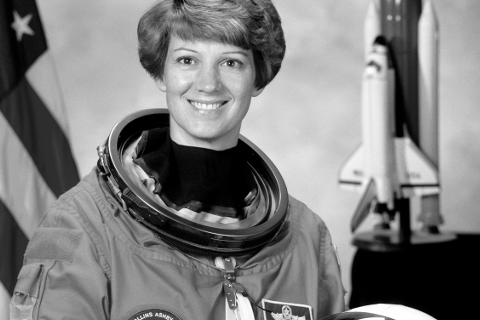
#> input picture image-processing/0006-slide-the-window/portrait.png, 480 x 320 px
$ jupyter execute slide_the_window.ipynb
#> lines starting #> are read from the running program, lines starting #| are printed output that depends on the picture; long printed decimals are rounded
[cell 1]
import cv2 as cv
import numpy as np
from numpy.lib.stride_tricks import sliding_window_view
import numpy.typing as npt
import matplotlib.pyplot as plt
from timeit import repeat

[cell 2]
## Assert the shape of grey
grey = cv.imread("portrait.png", cv.IMREAD_GRAYSCALE)
#> grey is the input picture: shape (320, 480); min 0, max 255, mean 126.5
grey_height, grey_width = grey.shape
#> grey_height = 320; grey_width = 480

assert (grey_height, grey_width) == (320, 480)

[cell 3]
def correlate(img, kernel, mode=cv.BORDER_REFLECT_101):
#> called with kernel = array of shape (5, 5), mode = 4
    border_modes = {
            cv.BORDER_CONSTANT: "constant",
            cv.BORDER_REPLICATE: "edge",
            cv.BORDER_REFLECT: "symmetric",
            cv.BORDER_REFLECT_101: "reflect",
    }
    border_mode = border_modes.get(mode)
    pad = kernel.shape[0] // 2
    padded = np.pad(img.astype(np.float32), pad, mode=border_mode)
    windows = sliding_window_view(padded, kernel.shape)  # (h, w, kh, kw)
    return np.einsum("ijkl,kl->ij", windows, kernel.astype(np.float32))


box_kernel = np.ones((5, 5), dtype=np.float32) / 25.0
async_kernel = np.array([[0, 0, 0], [0, 0, 1], [0, 0, 0]], dtype=np.float32) / 9.0
async_kernel_flipped = async_kernel.copy()[::-1, ::-1]

correlate_box = correlate(grey, box_kernel)
cv_filter_box = cv.filter2D(grey, cv.CV_32F, box_kernel)
assert np.allclose(correlate_box, cv_filter_box, atol=1e-3, rtol=0)

correlate_async = correlate(grey, async_kernel)
#> call 2 of correlate, with kernel = array of shape (3, 3), mode = 4
#> in correlate (call 2), `return np.einsum("ijkl,kl->ij", windows, kernel.astype(np.float32))`:
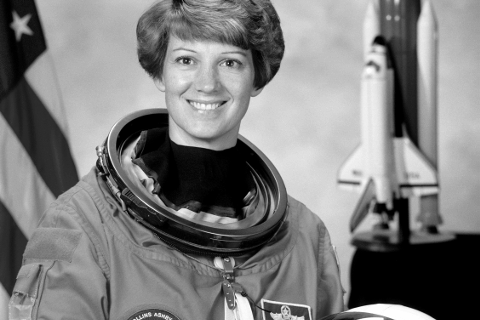
#> returned value: shape (320, 480) float32; min 0, max 28.33, mean 14.1; drawn with min black and max white
cv_filter_async = cv.filter2D(grey, cv.CV_32F, async_kernel)
assert np.allclose(correlate_async, cv_filter_async, atol=1e-3, rtol=0)

correlate_async_flipped = correlate(grey, async_kernel_flipped)
#> call 3 of correlate, with kernel = array of shape (3, 3), mode = 4
#> in correlate (call 3), `return np.einsum("ijkl,kl->ij", windows, kernel.astype(np.float32))`:
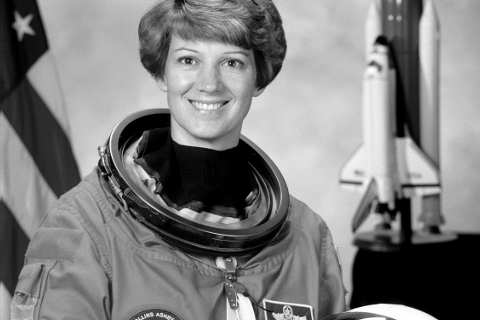
#> returned value: shape (320, 480) float32; min 0, max 28.33, mean 14.1; drawn with min black and max white
assert not np.allclose(correlate_async_flipped, cv_filter_async, atol=1e-3, rtol=0)

max_kernel_diff = np.abs(cv_filter_async - correlate_async_flipped).max()
#> max_kernel_diff = 24.33
print(f"Maximum difference: {max_kernel_diff}")
#| Maximum difference: 24.333

A flipped box kernel (180 degree flip) won't change the box kernel because it will still have the same values in the same positions as the previous, since they all have the same values

[cell 4]
zero_result = correlate(grey, box_kernel, mode=cv.BORDER_CONSTANT)
#> call 4 of correlate, with kernel = array of shape (5, 5), mode = 0
#> in correlate (call 4), `padded = np.pad(img.astype(np.float32), pad, mode=border_mode)`:
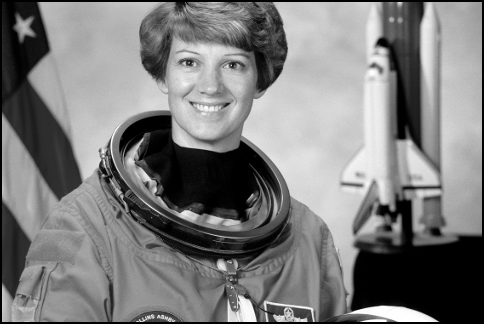
#> padded: shape (324, 484) float32; min 0, max 255, mean 123.9
reflect_result = correlate(grey, box_kernel, mode=cv.BORDER_REFLECT_101)

zero_top_left = zero_result[:8, :8]
reflect_top_left = reflect_result[:8, :8]

# Plot them side by side
fig, axes = plt.subplots(1, 2, figsize=(16, 8))

axes[0].imshow(zero_top_left, cmap="gray")
axes[0].set_title("Zero-constant border")
axes[1].imshow(reflect_top_left, cmap="gray")
axes[1].set_title("Reflect 101 border")
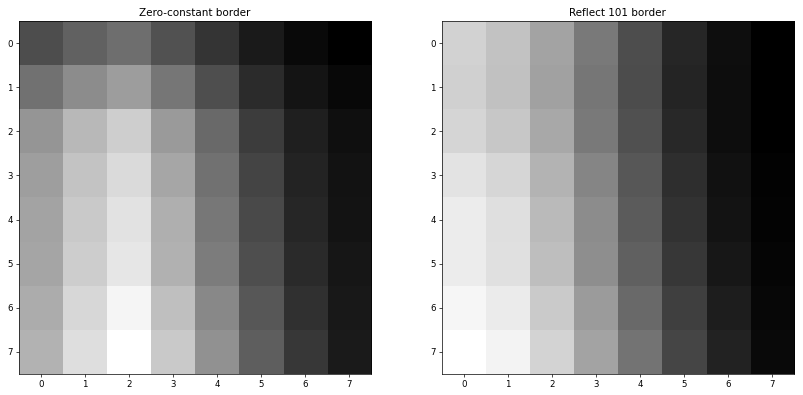
#> figure drawn by matplotlib, 2 panels

[cell 5]
kernel = np.ones((3, 3), dtype=np.float32)

result_uint8 = cv.filter2D(grey, ddepth=-1, kernel=kernel)
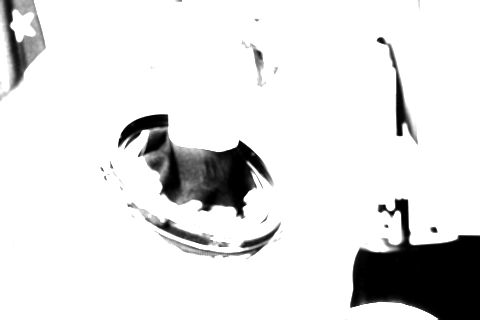
#> result_uint8: shape (320, 480); min 0, max 255, mean 226.4
result_float = cv.filter2D(grey, ddepth=cv.CV_32F, kernel=kernel)

uint_count = np.count_nonzero(result_uint8 > 255)
#> uint_count = 0
float_count = np.count_nonzero(result_float > 255)
#> float_count = 131043
print(f"uint8 above 255: {uint_count}. float above 255: {float_count}")
#| uint8 above 255: 0. float above 255: 131043

result_float_clipped = np.clip(np.round(result_float), 0, 255)
assert np.array_equal(result_float_clipped, result_uint8)

[cell 6]
kernel = np.array([[0, 0, 0], [-1, 0, 1], [0, 0, 0]])

result_uint8 = cv.filter2D(grey, ddepth=-1, kernel=kernel)
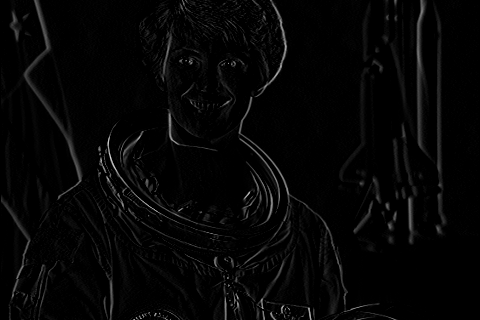
#> result_uint8: shape (320, 480); min 0, max 219, mean 5.6
result_float = cv.filter2D(grey, ddepth=cv.CV_32F, kernel=kernel)
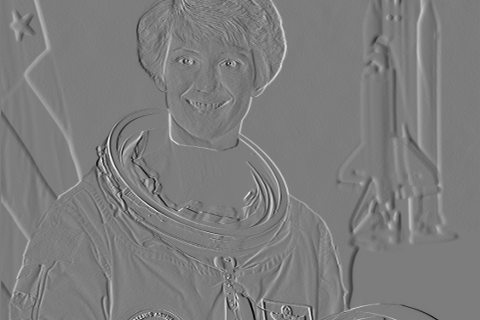
#> result_float: shape (320, 480) float32; min -211, max 219, mean 0.1; drawn with min black and max white

uint_count = np.count_nonzero(result_uint8 > 255)
float_count = np.count_nonzero(result_float > 255)
#> float_count = 0
print(f"uint8 above 255: {uint_count}. float above 255: {float_count}")
#| uint8 above 255: 0. float above 255: 0

result_float_clipped = np.clip(np.round(result_float), 0, 255)
assert np.array_equal(result_float_clipped, result_uint8)

The `uint8` output clips negative edge responses to zero, losing information about intensity transitions from bright to dark (left to right).

[cell 7]
def correlate_separable(img, v):
    v = np.asarray(v, dtype=np.float32)
    img = img.astype(np.float32)

    pad = len(v) // 2

    # Vertical correlation
    padded_v = np.pad(img, ((pad, pad), (0, 0)), mode="reflect")
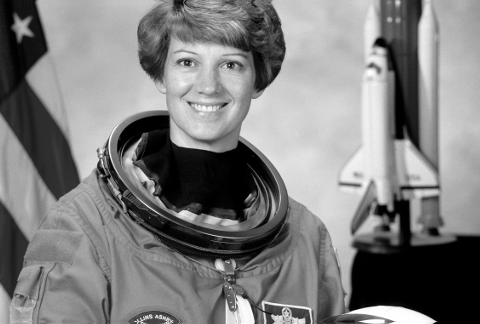
#> padded_v: shape (324, 480) float32; min 0, max 255, mean 126.7
    windows_v = sliding_window_view(padded_v, (len(v), 1))
    result_v = np.einsum("ijkl,k->ij", windows_v, v)

    # Horizontal correlation
    padded_h = np.pad(result_v, ((0, 0), (pad, pad)), mode="reflect")
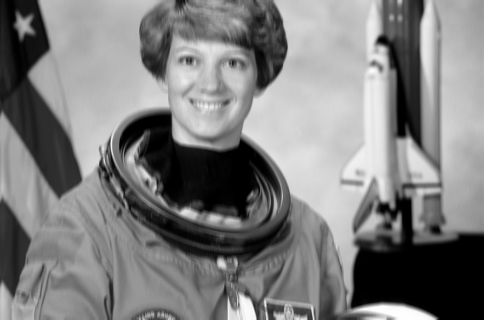
#> padded_h: shape (320, 484) float32; min 0, max 254.4, mean 126.4
    windows_h = sliding_window_view(padded_h, (1, len(v)))
    result_h = np.einsum("ijkl,l->ij", windows_h, v)

    return result_h


kernel_v = np.ones(5, dtype=np.float32) / 5.0

separable_result = correlate_separable(grey, kernel_v)

box_kernel = np.outer(kernel_v, kernel_v)
box_result = correlate(grey, box_kernel)
cv_result = cv.sepFilter2D(
        grey,
        cv.CV_32F,
        kernelX=kernel_v,
        kernelY=kernel_v,
        borderType=cv.BORDER_REFLECT_101
)

assert np.allclose(separable_result, box_result, atol=1e-3, rtol=0)
assert np.allclose(separable_result, cv_result, atol=1e-3, rtol=0)
assert np.allclose(box_result, cv_result, atol=1e-3, rtol=0)

[cell 8]
def benchmark(size: int, img=grey):
#> called with size = 5
    repeat_number = 10
    repeat_repeats = 5

    v = np.ones(size, dtype=np.float32) / size
    box_kernel = np.outer(v, v)

    # Compute results
    result_2d = correlate(img, box_kernel)
    result_sep = correlate_separable(img, v)

    result_cv = cv.sepFilter2D(
            img,
            cv.CV_32F,
            kernelX=v,
            kernelY=v,
            borderType=cv.BORDER_REFLECT_101
    )

    assert np.allclose(result_sep, result_2d, atol=1e-3, rtol=0)
    assert np.allclose(result_sep, result_cv, atol=1e-3, rtol=0)
    assert np.allclose(result_2d, result_cv, atol=1e-3, rtol=0)

    times_2d = repeat(
            lambda: correlate(img, box_kernel),
            number=repeat_number,
            repeat=repeat_repeats
    )
#> times_2d = [0.0995, 0.103, 0.0999, 0.0924, 0.0882]

    times_sep = repeat(
            lambda: correlate_separable(img, v),
            number=repeat_number,
            repeat=repeat_repeats
    )
#> times_sep = [0.0538, 0.0506, 0.0508, 0.0441, 0.0185]

    # Median execution time per call
    time_2d = np.median(times_2d) / repeat_number
#> time_2d = 0.00995
    time_sep = np.median(times_sep) / repeat_number
#> time_sep = 0.00506

    speedup = time_2d / time_sep
#> speedup = 1.97

    print(f"\n{size}x{size} kernel")
    print(f"2-D correlation:      {time_2d * 1000:.3f} ms")
#| 2-D correlation:      9.955 ms
    print(f"Separable correlation: {time_sep * 1000:.3f} ms")
#| Separable correlation: 5.062 ms
    print(f"Speed-up:             {speedup:.2f}x")
#| Speed-up:             1.97x

    return speedup


speedup_5 = benchmark(5, grey)
#> speedup_5 = 1.97
speedup_15 = benchmark(15, grey)
#> call 2 of benchmark, with size = 15
#> in benchmark (call 2), `result_2d = correlate(img, box_kernel)`:
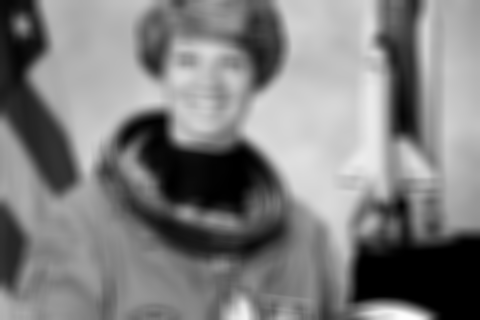
#> result_2d: shape (320, 480) float32; min 0, max 253.9, mean 126.5
#> in benchmark (call 2), `times_2d = repeat( lambda: correlate(img, box_kernel), number=repeat_n..`: times_2d = [0.337, 0.342, 0.347, 0.349, 0.343]
#> in benchmark (call 2), `times_sep = repeat( lambda: correlate_separable(img, v), number=repeat..`: times_sep = [0.0308, 0.0289, 0.0324, 0.0444, 0.039]
#> in benchmark (call 2), `time_2d = np.median(times_2d) / repeat_number`: time_2d = 0.0343
#> in benchmark (call 2), `time_sep = np.median(times_sep) / repeat_number`: time_sep = 0.00324
#> in benchmark (call 2), `speedup = time_2d / time_sep`: speedup = 10.62
#| 2-D correlation:      34.345 ms
#| Separable correlation: 3.235 ms
#| Speed-up:             10.62x
#> speedup_15 = 10.62

assert speedup_15 > 1

[cell 9]
identity_kernel = np.zeros((3, 3), dtype=np.float32)
identity_kernel[1, 1] = 1

shift_left_kernel = np.zeros((3, 3), dtype=np.float32)
shift_left_kernel[1, 2] = 1

box_kernel = np.ones((3, 3), dtype=np.float32) / 9

difference_kernel = np.zeros((3, 3), dtype=np.float32)
difference_kernel[1, 0] = -1
difference_kernel[1, 2] = 1

kernels = {
        "Identity": identity_kernel,
        "Shift Left": shift_left_kernel,
        "Box": box_kernel,
        "Difference": difference_kernel,
}

results = {}

for name, kernel in kernels.items():
    results[name] = cv.filter2D(grey, cv.CV_32F, kernel)
#> after the loop, results = 4 items

assert np.array_equal(results["Identity"], grey)
